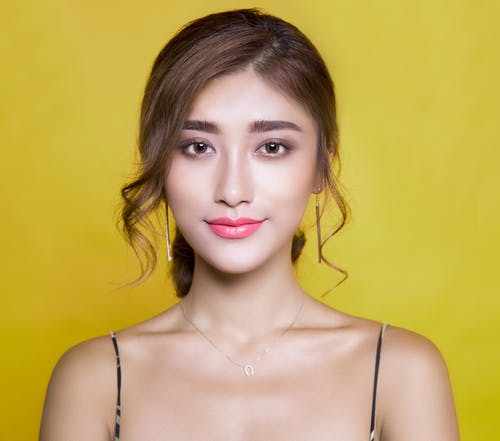
#> input picture pexels-photo-415829.jpeg, 500 x 441 px
$ python approx_realworld.py --image pexels-photo-415829.jpeg
#> lines starting #> are read from the running program, lines starting #| are printed output that depends on the picture; after the words box and inside, x2 and y2 are one past the last pixel; in counts of white or black regions, pixels touching at a corner belong together
import cv2
import argparse

ap = argparse.ArgumentParser()
ap.add_argument("-i", "--image", required=True, help="Path to the image")
args = vars(ap.parse_args())

image = cv2.imread(args["image"])
#> image is the input picture: shape (441, 500, 3); mean B, G, R 91.1, 168.2, 194.5
gray = cv2.cvtColor(image, cv2.COLOR_BGR2GRAY)
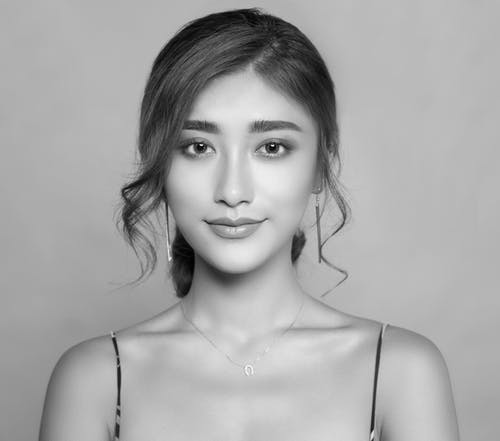
#> gray: shape (441, 500); min 1, max 250, mean 167.3
edged = cv2.Canny(gray, 75, 200)
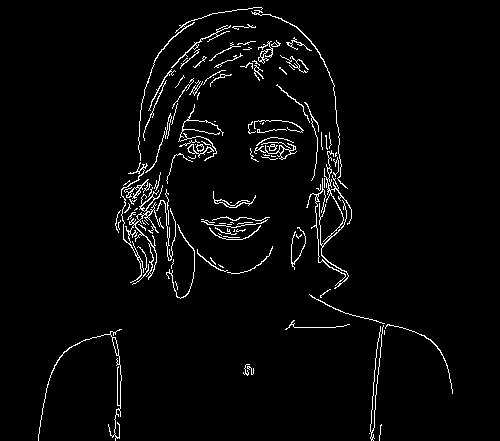
#> edged: shape (441, 500); 3.1% white in thin lines or dots, all inside (x1, y1, x2, y2) = (38, 7, 453, 441)

cv2.imshow("Original", image)
cv2.imshow("Edge map", edged)

(cnts, _) = cv2.findContours(edged.copy(), cv2.RETR_EXTERNAL, cv2.CHAIN_APPROX_SIMPLE)
#> cnts = 117 contours, 96 with area under 20; largest, box (x1, y1, x2, y2) and area: (306, 150, 352, 289) 580, (121, 162, 164, 283) 375, (254, 143, 297, 160) 116, (38, 329, 122, 441) 96, (258, 41, 273, 64) 68
cnts = sorted(cnts, key=cv2.contourArea, reverse=True)[:7]
#> cnts = 7 contours; box (x1, y1, x2, y2) and area: (306, 150, 352, 289) 580, (121, 162, 164, 283) 375, (254, 143, 297, 160) 116, (38, 329, 122, 441) 96, (258, 41, 273, 64) 68, (251, 10, 348, 189) 60, (124, 179, 152, 199) 58

for c in cnts:
    peri = cv2.arcLength(c, True)
    approx = cv2.approxPolyDP(c, 0.01*peri, True)

    print("Original {}, Approx {}".format(len(c), len(approx)))
    if len(approx) == 4:
        cv2.drawContours(image, [approx], -1, (0, 255, 0), 2)
#> this loop made 7 passes
#> peri on passes 1 to 7: 1004.7, 1189.6, 193, 782.8, 154.9, 507.8, 199.8
#| Original 464, Approx 21
#| Original 627, Approx 20
#| Original 95, Approx 26
#| Original 300, Approx 10
#| Original 93, Approx 26
#| Original 209, Approx 10
#| Original 111, Approx 28

cv2.imshow("Output", image)
cv2.waitKey(0)
